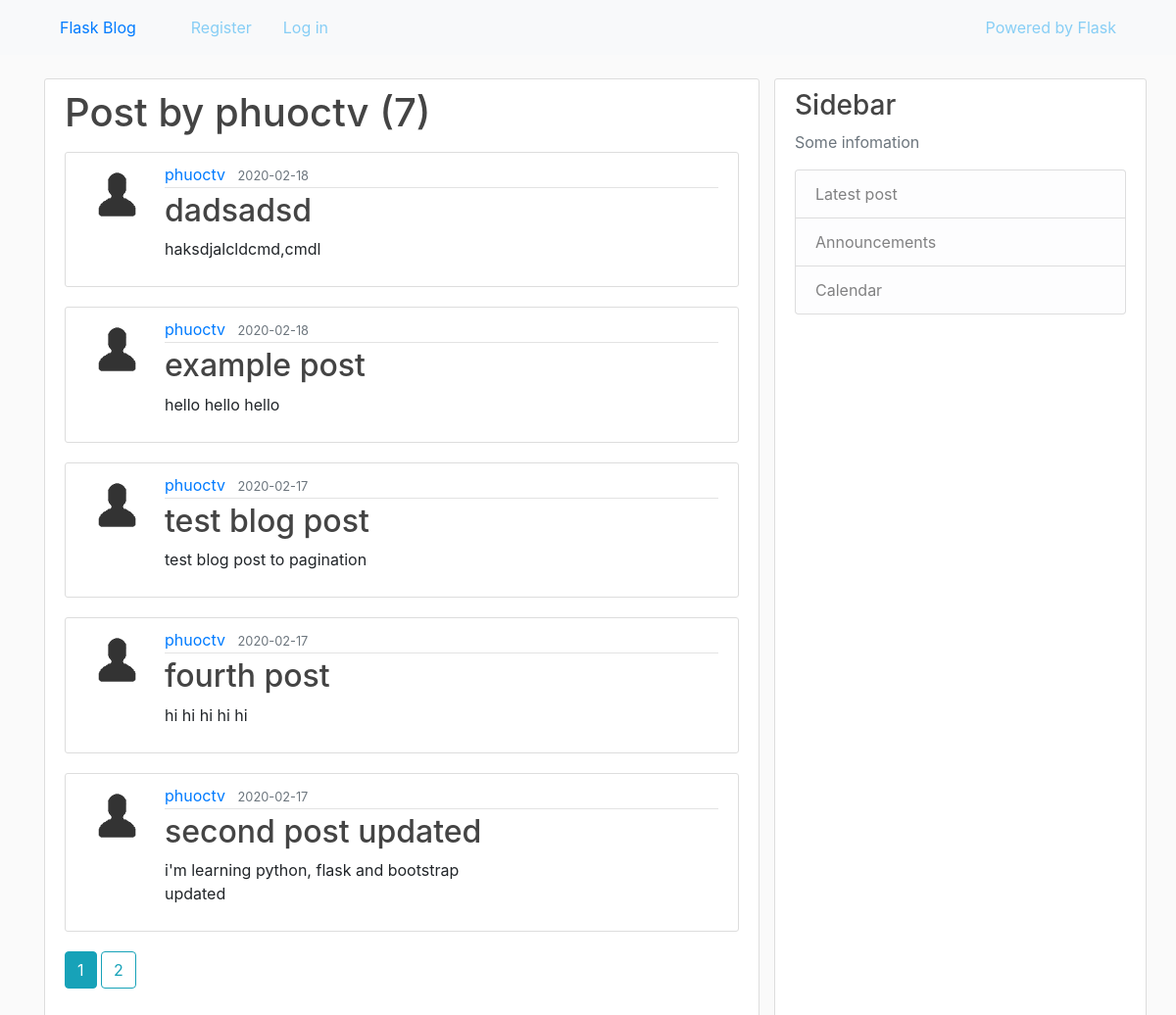
Page /user/phuoctv on the committed database.
### blog/models.py (models this page shows, shortened)
class User(db.Model, UserMixin):
    id = db.Column(db.Integer, primary_key=True)
    username = db.Column(db.String(20), unique=True, nullable=False)
    email = db.Column(db.String(120), unique=True, nullable=False)
    picture = db.Column(db.String(20), nullable=False, default='default.jpg')
    password = db.Column(db.String(60), nullable=False)
    posts = db.relationship('Post', backref='author', lazy=True)

class Post(db.Model):
    id = db.Column(db.Integer, primary_key=True)
    title = db.Column(db.String(100), nullable=False)
    date_posted = db.Column(db.DateTime, nullable=False,
                            default=datetime.datetime.utcnow())
    content = db.Column(db.Text, nullable=False)
    user_id = db.Column(db.Integer, db.ForeignKey('user.id'), nullable=False)

### blog/users/routes.py (the view)
@users.route('/user/<string:username>', methods=['GET'])
def user_posts(username):
    page = request.args.get('page', 1, type=int)
    user = User.query.filter_by(username=username).first_or_404()
    posts = Post.query.filter_by(author=user)\
        .order_by(Post.date_posted.desc()).paginate(page=page, per_page=5)
    return render_template('user_posts.html', posts=posts, user=user)

### blog/templates/user_posts.html (shortened to what this page needs)
{% extends 'layout.html' %}
{% block content %}
    <div class="content">
        <h1 class="mb-3">Post by {{ user.username }} ({{ posts.total }})</h1>
        {% for post in posts.items %}
            <article class="media content">
                <img src="{{ url_for('static', filename='pictures/' + post.author.picture) }}" alt="{{ post.author.username }}"
            class="rounded-circel article-img">
                <div class="media-body">
                    <div class="article-metadata">
                        <a href="{{ url_for('users.user_posts', username=post.author.username) }}" class="mr-2">{{ post.author.username }}</a>
                        <small class="text-muted">{{ post.date_posted.strftime('%Y-%m-%d') }}</small>
                    </div>
                    <h2><a href="{{ url_for('posts.post', post_id=post.id) }}" class="article-title">{{ post.title }}</a></h2>
                    <p class="article-content">{{ post.content }}</p>
                </div>
            </article>
        {% endfor %}
        {% for page_num in posts.iter_pages(left_edge=1, right_edge=1, left_current=1, right_current=2) %}
            {% if page_num %}
                {% if posts.page == page_num %}
                    <a href="{{ url_for('users.user_posts', username=user.username, page=page_num) }}" class="btn btn-info mb-4">{{ page_num }}</a>
                {% else %}
                    <a href="{{ url_for('users.user_posts', username=user.username, page=page_num) }}" class="btn btn-outline-info mb-4">{{ page_num }}</a>
                {% endif %}
            {% else %}
    ...
            {% endif %}
        {% endfor %}
    </div>
{% endblock content %}

### blog/static/main.css (style rules this page uses)
body { margin-top: 5em; background: #fafafa; }
h1, h2, h3, h4, h5, h6 { color: #444444; }
.content { background: #ffffff; padding: 10px 20px; border: 1px solid #dddddd; border-radius: 3px; margin-bottom: 20px; }
.article-title { color: #444444; }
.article-content { white-space: pre-line; }
.article-img { height: 65px; width: 65px; margin-right: 16px; }
.article-metadata { padding-bottom: 1px; margin-bottom: 4px; border-bottom: 1px solid #e3e3e3; }

### rows in the picture
User: username "phuoctv"
Post: picture (picture), author.username "phuoctv", date_posted "2020-02-18", title "dadsadsd", content "haksdjalcldcmd,cmdl"
Post: picture (picture), author.username "phuoctv", date_posted "2020-02-18", title "example post", content "hello hello hello"
Post: picture (picture), author.username "phuoctv", date_posted "2020-02-17", title "test blog post", content "test blog post to pagination"
Post: picture (picture), author.username "phuoctv", date_posted "2020-02-17", title "fourth post", content "hi hi hi hi hi"
Post: picture (picture), author.username "phuoctv", date_posted "2020-02-17", title "second post updated", content "i'm learning python, flask and bootstrap updated"

### other values in the picture
{{ posts.total }} "7"
{{ page_num }} "1"
{{ page_num }} "2"
